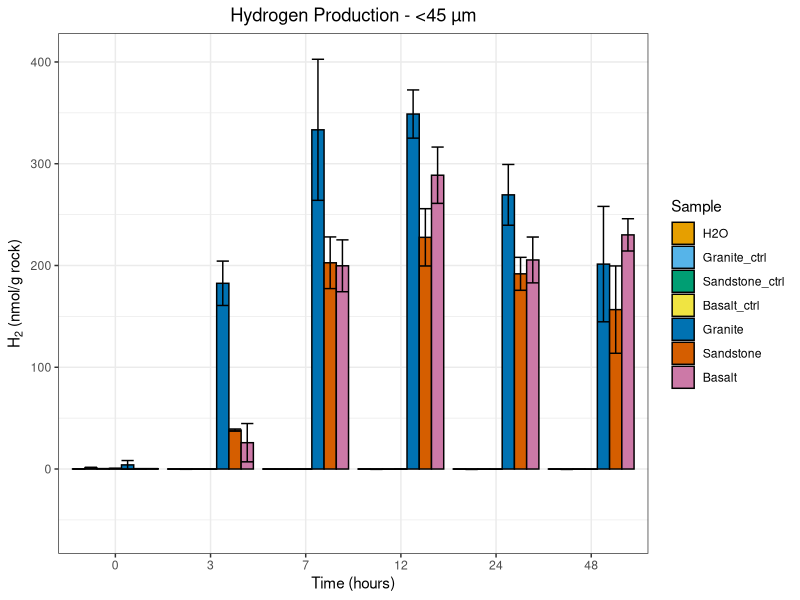
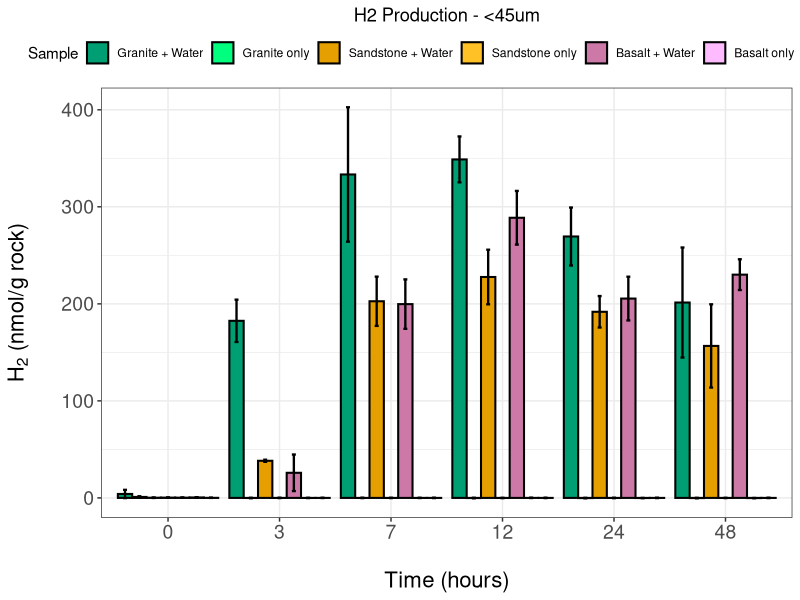
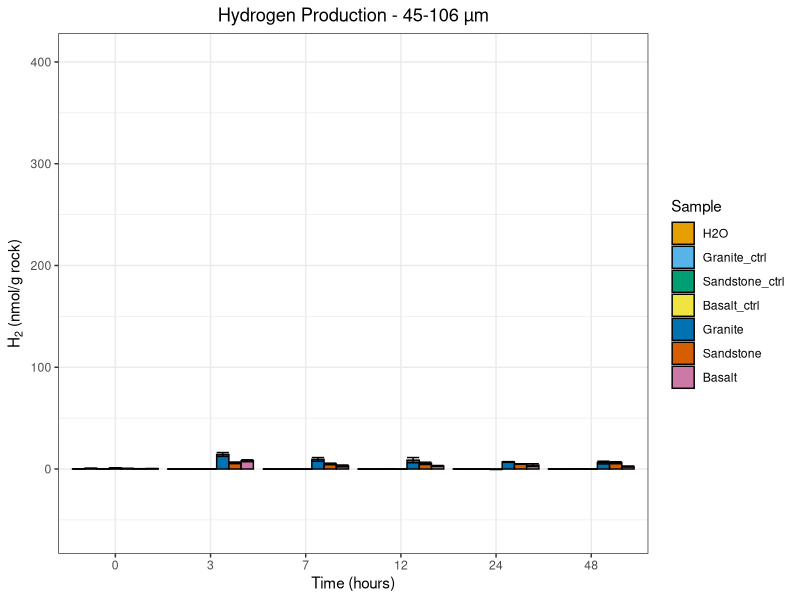
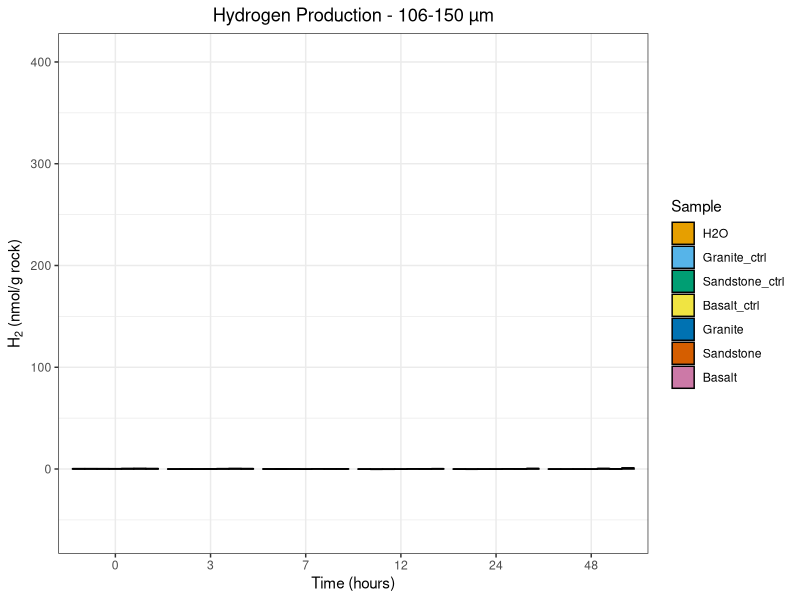
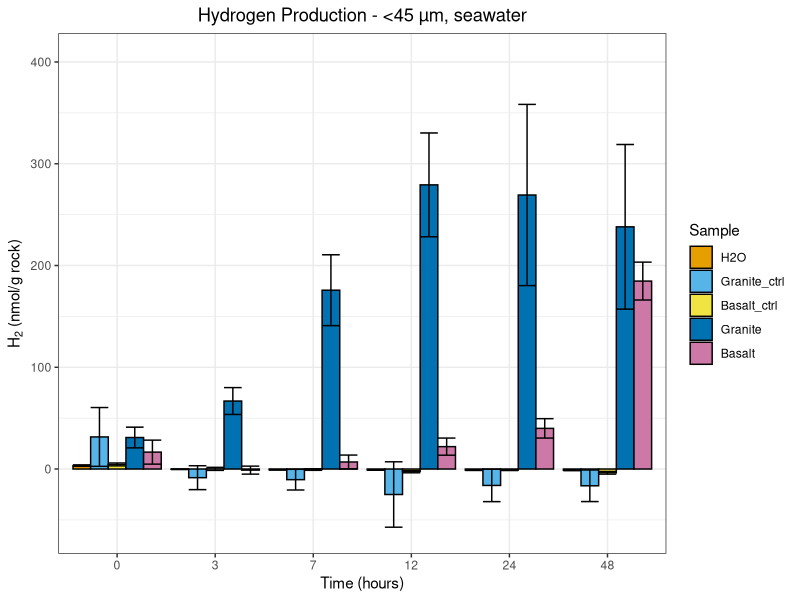

Here is the R script that generated these plots, in order:
########### Script for Abiotic Appendix H2 Figures ###########

library(reshape2)
library(ggplot2)
library(dplyr)

df <- read.csv("../data/table3.csv")
df$Time <- as.factor(df$Time)
df$Sample <- factor(df$Sample,levels = c("H2O", "Granite_ctrl", "Sandstone_ctrl", "Basalt_ctrl", "Granite", "Sandstone", "Basalt"))

exp1 <- df[1:42,]
exp2 <- df[43:84,]
exp3 <- df[85:126,]
exp4 <- df[127:156,]

# The palette with grey:
cbPalette <- c("#E69F00", "#56B4E9", "#009E73", "#F0E442", "#0072B2", "#D55E00", "#CC79A7")
cbbPalette <- c("#E69F00", "#56B4E9", "#F0E442", "#0072B2", "#CC79A7")


# <45um
p1 <- ggplot(exp1, aes(x=Time, y=H2, fill=Sample)) + 
  geom_bar(stat="identity", color="black", 
           position=position_dodge()) +
  geom_errorbar(aes(ymin=H2-Std_Dev, ymax=H2+Std_Dev),
                position=position_dodge(.9)) + 
  theme_bw() + 
  scale_fill_brewer(palette="Dark2") +
  ggtitle("Hydrogen Production - <45 µm") +
  xlab("Time (hours)") +
  ylab(expression(H[2]~"(nmol/g rock)")) +
  theme(plot.title=element_text(hjust=0.5)) +
  scale_fill_manual(values=cbPalette) + ylim(-60,405)
p1


# <45um edited
exp0 <- read.csv("../data/table5.csv")

cbbbPalette <- c("#009E73", "springgreen", "#E69F00", "goldenrod1", "#CC79A7","plum1", "#56B4E9")



exp0$Time <- as.factor(exp0$Time)
exp0$Sample <- factor(exp0$Sample,levels = c("Granite + Water", "Granite only", "Sandstone + Water", "Sandstone only",
                                             "Basalt + Water", "Basalt only", "Water"))

p1 <- ggplot(exp0, aes(x=Time, y=H2, fill=Sample)) + 
  geom_bar(stat="identity", color="black", 
           position=position_dodge(), size=0.7) +
  geom_errorbar(aes(ymin=H2-Std_Dev, ymax=H2+Std_Dev),
                position=position_dodge(.9), 
                width = 0.25,  # Adjusts the width of the error bars
                size = 0.8) +  # Adjusts the thickness of the error bars
  theme_bw() + 
  #scale_fill_brewer(palette="Dark2") +
  ggtitle("H2 Production - <45um") +
  xlab("Time (hours)") +
  ylab(expression(H[2] ~ "(nmol/g rock)")) +
  theme(plot.title=element_text(hjust=0.5),
        axis.title.x = element_text(size = 16, margin = margin(t = 20)),  
        axis.title.y = element_text(size = 16, margin = margin(r = 20)),  
        axis.text.x = element_text(size = 14),
        axis.text.y = element_text(size = 14),
        legend.position="top") +
  scale_fill_manual(values=cbbbPalette)+
  guides(fill = guide_legend(nrow = 1))
p1


# 45-106um
p2 <- ggplot(exp2, aes(x=Time, y=H2, fill=Sample)) + 
  geom_bar(stat="identity", color="black", 
           position=position_dodge()) +
  geom_errorbar(aes(ymin=H2-Std_Dev, ymax=H2+Std_Dev),
                position=position_dodge(.9)) + 
  theme_bw() + 
  scale_fill_brewer(palette="Dark2") +
  ggtitle("Hydrogen Production - 45-106 µm") +
  xlab("Time (hours)") +
  ylab(expression(H[2]~"(nmol/g rock)")) +
  theme(plot.title=element_text(hjust=0.5)) +
  scale_fill_manual(values=cbPalette) + ylim(-60,405)
p2

# 106-150um
p3 <- ggplot(exp3, aes(x=Time, y=H2, fill=Sample)) + 
  geom_bar(stat="identity", color="black", 
           position=position_dodge()) +
  geom_errorbar(aes(ymin=H2-Std_Dev, ymax=H2+Std_Dev),
                position=position_dodge(.9)) + 
  theme_bw() + 
  scale_fill_brewer(palette="Dark2") +
  ggtitle("Hydrogen Production - 106-150 µm") +
  xlab("Time (hours)") +
  ylab(expression(H[2]~"(nmol/g rock)")) +
  theme(plot.title=element_text(hjust=0.5)) +
  scale_fill_manual(values=cbPalette) + ylim(-60,405)
p3

# <45um seawater
p4 <- ggplot(exp4, aes(x=Time, y=H2, fill=Sample)) + 
  geom_bar(stat="identity", color="black", 
           position=position_dodge()) +
  geom_errorbar(aes(ymin=H2-Std_Dev, ymax=H2+Std_Dev),
                position=position_dodge(.9)) + 
  theme_bw() + 
  scale_fill_brewer(palette="Dark2") +
  ggtitle("Hydrogen Production - <45 µm, seawater") +
  xlab("Time (hours)") +
  ylab(expression(H[2]~"(nmol/g rock)")) +
  theme(plot.title=element_text(hjust=0.5)) +
  scale_fill_manual(values=cbbPalette) + ylim(-60,405)
p4

########### FIGURE S.1.6B ########### 

granite <- read.csv("../data/table4.csv")
granite$Sample <- gsub("um", "μm", granite$Sample)
granite$Time <- as.factor(granite$Time)

granite$Sample <- factor(granite$Sample,levels = c("Granite + Water (<45 μm)","Granite + Water (45-106 μm)","Granite + Water (106-150 μm)"))

cbbbPalette <- c("springgreen4","darkslateblue",  "darkturquoise")

p1 <- ggplot(granite, aes(x=Time, y=H2, fill=Sample)) + 
  geom_bar(stat="identity", color="black", 
           position=position_dodge(), size=0.7) +
  geom_errorbar(aes(ymin=H2-Std_Dev, ymax=H2+Std_Dev),
                position=position_dodge(.9), 
                width = 0.25,  # Adjusts the width of the error bars
                size = 0.8) +  # Adjusts the thickness of the error bars
  theme_bw() + 
  xlab("Time (hours)") +
  ylab(expression(H[2] ~ "(nmol/g rock)")) +
  theme(plot.title=element_text(hjust=0.5),
        axis.title.x = element_text(size = 16, margin = margin(t = 20)),  
        axis.title.y = element_text(size = 16, margin = margin(r = 20)),  
        axis.text.x = element_text(size = 14),
        axis.text.y = element_text(size = 14),
        legend.title = element_text(size = 16),
        legend.text = element_text(size = 14),
        legend.position = "top") +
  scale_fill_manual(values=cbbbPalette)